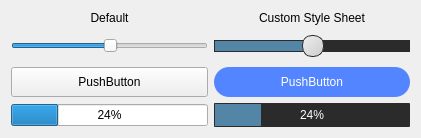
<?xml version="1.0" encoding="UTF-8"?>
<ui version="4.0">
 <class>Dialog</class>
 <widget class="QDialog" name="Dialog">
  <property name="geometry">
   <rect>
    <x>0</x>
    <y>0</y>
    <width>421</width>
    <height>132</height>
   </rect>
  </property>
  <property name="windowTitle">
   <string>Dialog</string>
  </property>
  <layout class="QGridLayout" name="gridLayout">
   <item row="2" column="1">
    <widget class="QPushButton" name="pushButton_2">
     <property name="minimumSize">
      <size>
       <width>0</width>
       <height>30</height>
      </size>
     </property>
     <property name="styleSheet">
      <string notr="true">QPushButton { 
	border-radius: 15px; 
	background: #5285ff; 
	color:#ffffff; 
}

QPushButton:disabled { 
	background:#2b2b2b; 
}
</string>
     </property>
     <property name="text">
      <string>PushButton</string>
     </property>
    </widget>
   </item>
   <item row="1" column="1">
    <widget class="QSlider" name="horizontalSlider_2">
     <property name="minimumSize">
      <size>
       <width>0</width>
       <height>30</height>
      </size>
     </property>
     <property name="styleSheet">
      <string notr="true">QSlider::groove:horizontal {
	border: 1px solid #bbb;
	background: white;
	height: 10px;
	border-radius: 0px;
}

QSlider::sub-page:horizontal {
	background: #5285a6;
	border: 1px solid #2b2b2b;
	height: 10px;
	border-radius: 0px;
}

QSlider::add-page:horizontal {
	background: #2b2b2b;
	border: 1px solid #2b2b2b;
	height: 10px;
	border-radius: 0px;
}

QSlider::handle:horizontal {
	background: qlineargradient(x1:0, y1:0, x2:1, y2:1,  stop:0 #eee, stop:1 #ccc);
	border: 1px solid #2b2b2b;
	width: 20px;
	margin-top: -6px;
	margin-bottom: -6px;
	border-radius: 10px;
}

QSlider::handle:horizontal:hover {
	background: qlineargradient(x1:0, y1:0, x2:1, y2:1,  stop:0 #fff, stop:1 #ddd);
	border: 1px solid #444;
	border-radius: 10px;
}

QSlider::sub-page:horizontal:disabled {
	background: #bbb;
	border-color: #999;
}

QSlider::add-page:horizontal:disabled {
	background: #eee;
	border-color: #999;
}

QSlider::handle:horizontal:disabled {
	background: #eee;
	border: 1px solid #aaa;
	border-radius: 0px;
}
</string>
     </property>
     <property name="value">
      <number>50</number>
     </property>
     <property name="orientation">
      <enum>Qt::Horizontal</enum>
     </property>
    </widget>
   </item>
   <item row="2" column="0">
    <widget class="QPushButton" name="pushButton">
     <property name="minimumSize">
      <size>
       <width>0</width>
       <height>30</height>
      </size>
     </property>
     <property name="text">
      <string>PushButton</string>
     </property>
    </widget>
   </item>
   <item row="0" column="1">
    <widget class="QLabel" name="label_2">
     <property name="text">
      <string>Custom Style Sheet</string>
     </property>
     <property name="alignment">
      <set>Qt::AlignCenter</set>
     </property>
    </widget>
   </item>
   <item row="0" column="0">
    <widget class="QLabel" name="label">
     <property name="text">
      <string>Default</string>
     </property>
     <property name="alignment">
      <set>Qt::AlignCenter</set>
     </property>
    </widget>
   </item>
   <item row="1" column="0">
    <widget class="QSlider" name="horizontalSlider">
     <property name="minimumSize">
      <size>
       <width>0</width>
       <height>30</height>
      </size>
     </property>
     <property name="value">
      <number>50</number>
     </property>
     <property name="orientation">
      <enum>Qt::Horizontal</enum>
     </property>
    </widget>
   </item>
   <item row="3" column="0">
    <widget class="QProgressBar" name="progressBar">
     <property name="value">
      <number>24</number>
     </property>
    </widget>
   </item>
   <item row="3" column="1">
    <widget class="QProgressBar" name="progressBar_2">
     <property name="styleSheet">
      <string notr="true">QProgressBar {
	padding: 0px; 
	border: 1px solid #2b2b2b; 
	border-radius: 1px; 
	background: #2b2b2b; 
	text-align: center;
    color: #ffffff;
}

QProgressBar::chunk {
	background-color: #5285a6;
}
</string>
     </property>
     <property name="value">
      <number>24</number>
     </property>
    </widget>
   </item>
  </layout>
 </widget>
 <resources/>
 <connections/>
</ui>
